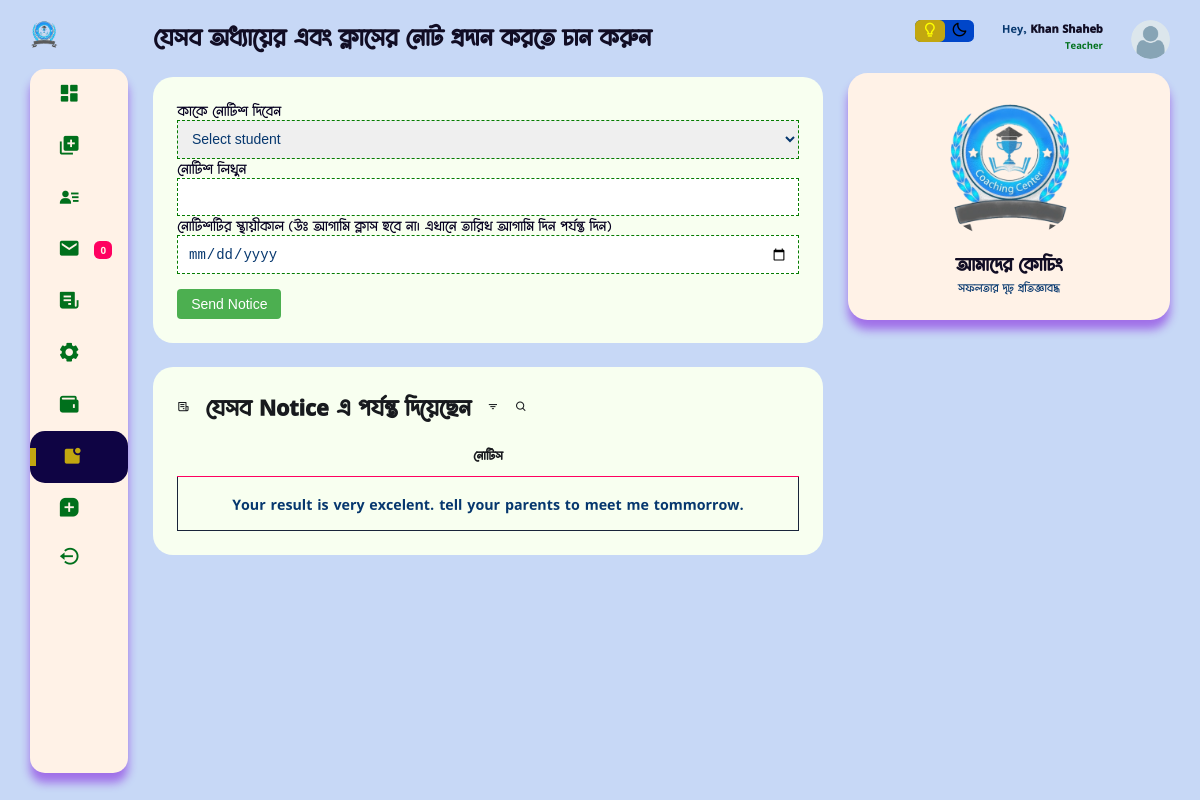
Page /teacher_dashboard/notice (signed in) on the committed database.
### users/models.py (models this page shows, shortened)
class CommonBaseModel(models.Model):
    uid = models.UUIDField(primary_key=True, default= uuid.uuid4)
    created_at = models.DateTimeField(auto_now_add=True)
    updated_at = models.DateTimeField(auto_now=True)
    class Meta:
        abstract = True

class NoticeForStudent(CommonBaseModel):
    notice = models.CharField( max_length=250)
    student = models.ForeignKey(Student, on_delete=models.CASCADE)
    teacher = models.ForeignKey(Teacher, on_delete=models.CASCADE)
    notice_last_for = models.DateField(auto_now=False, auto_now_add=False)

class CustomUser(AbstractUser):
    username = None
    email = models.EmailField("email_address", unique=True, max_length=354)
    phone_number = models.CharField(max_length=15, blank=True, null=True)
    ROLE_CHOICES = [
        ('student', 'Student'),
        ('teacher', 'Teacher'),
        ('guardian', 'Guardian'),
    ]
    role = models.CharField(max_length=10, choices=ROLE_CHOICES)
    USERNAME_FIELD = "email"
    REQUIRED_FIELDS = ['phone_number']
    objects = CustomManager()
    class Meta:
        verbose_name_plural = "ইউজার অ্যাকাউন্ট *VIP* "

class Teacher(models.Model):
    user = models.OneToOneField(CustomUser, on_delete=models.CASCADE)
    basic_step_of_reg = models.BooleanField(default=False)
    t_name = models.CharField(max_length=100)
    profile_pic = models.ImageField(upload_to="teacher", default='teacher.png')
    teacher_background = models.CharField(max_length=20, choices=background_of_teacher)
    t_present_adress = models.CharField( max_length=150, null=True, blank=True)
    t_permnt_adress = models.CharField( max_length=150, null=True, blank=True)
    t_extra_phone = models.CharField( max_length=50, null=True, blank=True)
    t_approval = models.BooleanField(default=False)
    created_at = models.DateTimeField(auto_now_add=True)
    updated_at = models.DateTimeField(auto_now=True)
    class Meta:
        verbose_name_plural = "ইউজার( শিক্ষক-শিক্ষিকা )"

### home/views.py (the view, shortened to what this page needs)
# urls.py: path('teacher_dashboard/<str:page>', teacher_dashb, name="teacher_dashb"),
@login_required(login_url='userlogin')
def teacher_dashb(request, page=None):
    if request.user.role == 'teacher':
        if page == 'add_mark':
            shift = Shift.objects.all()
            return render(request, 'teacher/add_mark.html', {'data':shift})
        elif page == 'msg':
            all_msg = MessageForTeacher.objects.filter(message_for = request.user.teacher).order_by('upload_at', '-visited')
            context = {
                'all_message':all_msg,
            }
            return render(request, 'teacher/msg.html', context)
        elif page == 'all_setting':
            return redirect('edit_profile')
        elif page == 'wallet':
            return render(request, 'teacher/wallet.html')
        elif page == 'routine':
            routine = MakeBatch.objects.filter(teacher = request.user.teacher)
            return render(request, 'teacher/routine.html', {'routine':routine})
        elif page == 'your_subject':
            sub = MakeBatch.objects.filter(teacher = request.user.teacher)
            return render(request, 'teacher/your_subject.html', {'subs':sub})
        elif page == 'notice':
            current_teacher = request.user.teacher
            make_batch_objects = MakeBatch.objects.filter(teacher=current_teacher).distinct()
            notiss = NoticeForStudent.objects.filter(teacher=current_teacher)
            '''
            Here I did the reverse relation to do the short cut to find out all
            students of the current teacher is teacher. for that i did reverse
            relation with batch --> MakeBatch--> Teaacher's instance
            and the teacher instance is logged in user. it saves minimum of 5 to 8 lines
            of codes that i used in 'your_students' page.
            '''
            all_students = Student.objects.filter(batch__makebatch__teacher=current_teacher).distinct()
            context = {
                'mystudent': all_students,
                'notices': notiss,
            }
            return render(request, 'teacher/notice_for_std.html', context)
    else:
        return render(request, 'main/404.html')

### home/public.py (called while the page is built)
def common_data(request):
    try:
        if request.user.role == "student":
            try:
                unviewed_msg_std = MessageForStudent.objects.filter(message_for = request.user.student, visited = False).count()
            except:
                unviewed_msg_std = 0
            context = {
                'unviewed_msg_std' : unviewed_msg_std,
            }
        elif request.user.role == "teacher":
            try:
                unviewed_msg = MessageForTeacher.objects.filter(message_for = request.user.teacher, visited = False).count()
            except:
                unviewed_msg = 0
            context = {
                'unviewed_msg' : unviewed_msg,
            }
        else:
            context={}
    except:
        context = {}
    return context

### users/models.py (called while the page is built)
    def __str__(self):
        if self.s_name:
            return self.s_name
        else:
            return f"STUDENT ID - {self.s_id}"

### templates/teacher/notice_for_std.html (shortened to what this page needs)
{% extends 'teacher/base.html' %}
{% load static %}
{% block content %}
<h1>যেসব অধ্যায়ের এবং ক্লাসের নোট প্রদান করতে চান করুন</h1>
<div class="bottom-data">
    <div class="orders">
    <form action="" method="POST">
        <label for="the_student">কাকে নোটিশ দিবেন</label>
        <select name="the_student" class="input-field">
            <option value="">Select student</option>
        </select>
        <label for="notice">নোটিশ লিখুন</label>
        <input type="text" name="notice" class="input-field"></input>
        <label for="notice_last_for">নোটিশটির স্থায়ীকাল (উঃ আগামি ক্লাস হবে না। এখানে তারিখ আগামি দিন পর্যন্ত দিন) </label>
        <input type="date" name="notice_last_for" class="input-field">
        <button type="submit" id="notice-send-button" class="edit-button">Send Notice</button>
    </form>
    </div>
</div>
<div class="bottom-data">
    <div class="orders">
        <div class="header">
            <i class='bx bx-receipt'></i>
            <h3>যেসব Notice এ পর্যন্ত দিয়েছেন </h3>
            <i class='bx bx-filter'></i>
            <i class='bx bx-search'></i>
        </div>
    <table>
        <thead>
            <tr>
                <th>নোটিস</th>
            </tr>
        </thead>
        <tbody>
            {% if notices %}
            {% for N in notices %}
            <tr>
            <td>
                {{N.notice}}
            </td>
        </tr>
        {% endfor %}
            {% else %}
            <tr>
                <td colspan="5"><h2>আপনার কোনো বিষয় এ কোনো নোট প্রদান করা হয় নি </h2></td>
            </tr>
            {% endif %}
        </tbody>
    </table>
</div>
</div>
{% endblock content %}

### templates/teacher/base.html (shortened to what this page needs)
<!DOCTYPE html>
{% load static %}
<html lang="en">
<head>
    <link href='https://unpkg.com/boxicons@2.1.4/css/boxicons.min.css' rel='stylesheet'>
    <link rel="stylesheet" href="{% static "css/tdash.css" %}">
</head>
<body>
    <div class="container">
        <aside>
            <div class="toggle">
                <div class="logo">
                    <img src="{% static "image/coaching.png" %}">
                </div>
            </div>
            <div class="sidebar">
               {% url 'teacher_dashb' page='home' as home %}
               {% url 'teacher_dashb' page='add_mark' as add_mark %}
               {% url 'teacher_dashb' page='msg' as msg %}
               {% url 'teacher_dashb' page='apply_leave' as apply_leave %}
               {% url 'teacher_dashb' page='all_setting' as all_setting %}
               {% url 'teacher_dashb' page='hw' as hw %}
               {% url 'teacher_dashb' page='your_student' as your_student %}
               {% url 'teacher_dashb' page='wallet' as wallet %}
               {% url 'teacher_dashb' page='notice' as notice %}
               <a {% if request.path == home %}class="active"{% endif %} href="{% url 'teacher_dashb' page='home' %}">
                  <span >
                    <i class='bx bxs-dashboard' ></i>
                  </span>
              </a>
               <a {% if request.path == add_mark %}class="active"{% endif %} href="{% url 'teacher_dashb' page='add_mark' %}">
                   <span >
                    <i class='bx bxs-add-to-queue'></i>
                   </span>
               </a>
               <a {% if request.path == your_student %}class="active"{% endif %} href="{% url "teacher_dashb" page='your_student' %}">
                    <span >
                        <i class='bx bxs-user-detail'></i>
                    </span>
                </a>
               <a {% if request.path == msg %}class="active"{% endif %} href="{% url 'teacher_dashb' page='msg' %}">
                   <span >
                    {% if unviewed_msg == 0 %}
                    <i class='bx bxs-envelope' ></i>
                    {% else %}
                    <i class='bx bxs-envelope bx-tada' ></i>
                    {% endif %}
                   </span>
                   <span class="message-count">{{unviewed_msg}}</span>
               </a>
               <a {% if request.path == apply_leave %}class="active"{% endif %} href="{% url 'teacher_dashb' page='apply_leave' %}">
                   <span >
                    <i class='bx bxs-receipt'></i>
                   </span>
               </a>
               <a {% if request.path == all_setting %}class="active"{% endif %} href="{% url 'teacher_dashb' page='all_setting' %}">
                   <span >
                       <i class='bx bxs-cog bx-spin'  ></i>
                   </span>
               </a>
               <a {% if request.path == wallet %}class="active"{% endif %} href="{% url 'teacher_dashb' page='wallet' %}">
                <span >
                    <i class='bx bxs-wallet'  ></i>
                </span>
               </a>
               <a {% if request.path == notice %}class="active"{% endif %} href="{% url 'teacher_dashb' page='notice' %}">
                   <span >
                    <i class='bx bxs-notification'></i>
                   </span>
               </a>
               <a {% if request.path == hw %}class="active"{% endif %} href="{% url 'teacher_dashb' page='hw' %}">
                   <span >
                    <i class='bx bxs-message-square-add'></i>
                   </span>
               </a>
               <a href="{% url "logout" %}">
                   <span >
                    <i class='bx bx-log-out-circle'  ></i>
                   </span>
               </a>
           </div>
        </aside>
        <main>
            {% block content %}{% endblock content %}
        </main>
        <div class="right-section">
            <div class="nav">
                <div class="dark-mode">
                    <span class="material-icons-sharp active">
                        <i class='bx bx-bulb' style='color:yellow' ></i>
                    </span>
                    <span >
                        <i class='bx bx-moon' style='color:black' ></i>
                    </span>
                </div>
                <div class="profile">
                    <div class="info">
                        <p>Hey, <b>{{request.user.teacher.t_name}}</b></p>
                        <small class="text-muted">Teacher</small>
                    </div>
                    <div class="profile-photo">
                        <img src="{{request.user.teacher.profile_pic.url}}">
                    </div>
                </div>
            </div>
            <div class="user-profile">
                <div class="logo">
                    <img src="{% static "image/coaching.png" %}">
                    <h2>আমাদের কোচিং</h2>
                    <p>সফলতার দৃঢ় প্রতিজ্ঞাবদ্ধ</p>
                </div>
            </div>
        </div>
    </div>
</body>
</html>

### rows in the picture
NoticeForStudent: notice "Your result is very excelent. tell your parents to meet me tommorrow."
CustomUser: user.teacher.t_name "Khan Shaheb", user.teacher.profile_pic (picture)

### other values in the picture
{{ unviewed_msg }} "0"
